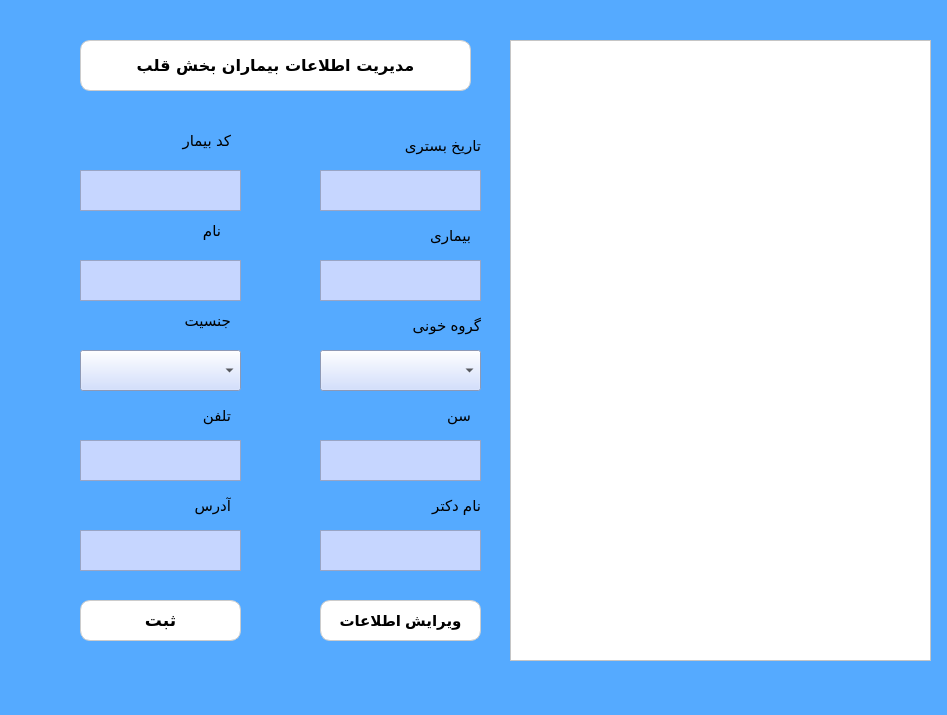
<?xml version="1.0" encoding="UTF-8"?>
<ui version="4.0">
 <class>MainWindow</class>
 <widget class="QMainWindow" name="MainWindow">
  <property name="geometry">
   <rect>
    <x>0</x>
    <y>0</y>
    <width>947</width>
    <height>715</height>
   </rect>
  </property>
  <property name="windowTitle">
   <string>اطلاعات بیماران</string>
  </property>
  <property name="styleSheet">
   <string notr="true">background-color: rgb(85, 170, 255);</string>
  </property>
  <widget class="QWidget" name="centralwidget">
   <widget class="QTextEdit" name="textEdit_code">
    <property name="geometry">
     <rect>
      <x>80</x>
      <y>170</y>
      <width>161</width>
      <height>41</height>
     </rect>
    </property>
    <property name="layoutDirection">
     <enum>Qt::RightToLeft</enum>
    </property>
    <property name="styleSheet">
     <string notr="true">color: rgb(0, 0, 0);
background-color: rgb(198, 214, 255);</string>
    </property>
   </widget>
   <widget class="QTextEdit" name="textEdit_address">
    <property name="geometry">
     <rect>
      <x>80</x>
      <y>530</y>
      <width>161</width>
      <height>41</height>
     </rect>
    </property>
    <property name="styleSheet">
     <string notr="true">color: rgb(0, 0, 0);
background-color: rgb(198, 214, 255);</string>
    </property>
   </widget>
   <widget class="QTextEdit" name="textEdit_phone">
    <property name="geometry">
     <rect>
      <x>80</x>
      <y>440</y>
      <width>161</width>
      <height>41</height>
     </rect>
    </property>
    <property name="styleSheet">
     <string notr="true">color: rgb(0, 0, 0);
background-color: rgb(198, 214, 255);</string>
    </property>
   </widget>
   <widget class="QTextEdit" name="textEdit_age">
    <property name="geometry">
     <rect>
      <x>320</x>
      <y>440</y>
      <width>161</width>
      <height>41</height>
     </rect>
    </property>
    <property name="styleSheet">
     <string notr="true">color: rgb(0, 0, 0);
background-color: rgb(198, 214, 255);</string>
    </property>
   </widget>
   <widget class="QTextEdit" name="textEdit_name">
    <property name="geometry">
     <rect>
      <x>80</x>
      <y>260</y>
      <width>161</width>
      <height>41</height>
     </rect>
    </property>
    <property name="styleSheet">
     <string notr="true">color: rgb(0, 0, 0);
background-color: rgb(198, 214, 255);</string>
    </property>
   </widget>
   <widget class="QLabel" name="label_code">
    <property name="geometry">
     <rect>
      <x>110</x>
      <y>130</y>
      <width>121</width>
      <height>21</height>
     </rect>
    </property>
    <property name="font">
     <font>
      <pointsize>11</pointsize>
     </font>
    </property>
    <property name="text">
     <string>کد بیمار</string>
    </property>
   </widget>
   <widget class="QLabel" name="label_phone">
    <property name="geometry">
     <rect>
      <x>110</x>
      <y>400</y>
      <width>121</width>
      <height>31</height>
     </rect>
    </property>
    <property name="font">
     <font>
      <pointsize>11</pointsize>
     </font>
    </property>
    <property name="text">
     <string>تلفن</string>
    </property>
   </widget>
   <widget class="QLabel" name="label_age">
    <property name="geometry">
     <rect>
      <x>350</x>
      <y>400</y>
      <width>121</width>
      <height>31</height>
     </rect>
    </property>
    <property name="font">
     <font>
      <pointsize>11</pointsize>
     </font>
    </property>
    <property name="text">
     <string>سن</string>
    </property>
   </widget>
   <widget class="QLabel" name="label_gender">
    <property name="geometry">
     <rect>
      <x>110</x>
      <y>310</y>
      <width>121</width>
      <height>21</height>
     </rect>
    </property>
    <property name="font">
     <font>
      <pointsize>11</pointsize>
     </font>
    </property>
    <property name="text">
     <string>جنسیت</string>
    </property>
   </widget>
   <widget class="QLabel" name="label_name">
    <property name="geometry">
     <rect>
      <x>100</x>
      <y>220</y>
      <width>121</width>
      <height>21</height>
     </rect>
    </property>
    <property name="font">
     <font>
      <pointsize>11</pointsize>
     </font>
    </property>
    <property name="text">
     <string>نام</string>
    </property>
   </widget>
   <widget class="QLabel" name="label_address">
    <property name="geometry">
     <rect>
      <x>100</x>
      <y>490</y>
      <width>131</width>
      <height>31</height>
     </rect>
    </property>
    <property name="font">
     <font>
      <pointsize>11</pointsize>
     </font>
    </property>
    <property name="styleSheet">
     <string notr="true"/>
    </property>
    <property name="text">
     <string>آدرس</string>
    </property>
   </widget>
   <widget class="QComboBox" name="comboBox_gender">
    <property name="geometry">
     <rect>
      <x>80</x>
      <y>350</y>
      <width>161</width>
      <height>41</height>
     </rect>
    </property>
    <property name="styleSheet">
     <string notr="true">color: rgb(0, 0, 0);
background-color: rgb(198, 214, 255);</string>
    </property>
   </widget>
   <widget class="QLabel" name="label_date">
    <property name="geometry">
     <rect>
      <x>350</x>
      <y>130</y>
      <width>131</width>
      <height>31</height>
     </rect>
    </property>
    <property name="font">
     <font>
      <pointsize>11</pointsize>
     </font>
    </property>
    <property name="text">
     <string>تاریخ بستری</string>
    </property>
   </widget>
   <widget class="QTextEdit" name="textEdit_date">
    <property name="geometry">
     <rect>
      <x>320</x>
      <y>170</y>
      <width>161</width>
      <height>41</height>
     </rect>
    </property>
    <property name="styleSheet">
     <string notr="true">color: rgb(0, 0, 0);
background-color: rgb(198, 214, 255);</string>
    </property>
   </widget>
   <widget class="QTextEdit" name="textEdit_dname">
    <property name="geometry">
     <rect>
      <x>320</x>
      <y>530</y>
      <width>161</width>
      <height>41</height>
     </rect>
    </property>
    <property name="styleSheet">
     <string notr="true">color: rgb(0, 0, 0);
background-color: rgb(198, 214, 255);</string>
    </property>
   </widget>
   <widget class="QLabel" name="label_dname">
    <property name="geometry">
     <rect>
      <x>350</x>
      <y>490</y>
      <width>131</width>
      <height>31</height>
     </rect>
    </property>
    <property name="font">
     <font>
      <pointsize>11</pointsize>
     </font>
    </property>
    <property name="text">
     <string>نام دکتر</string>
    </property>
   </widget>
   <widget class="QComboBox" name="comboBox_blood">
    <property name="geometry">
     <rect>
      <x>320</x>
      <y>350</y>
      <width>161</width>
      <height>41</height>
     </rect>
    </property>
    <property name="styleSheet">
     <string notr="true">color: rgb(0, 0, 0);
background-color: rgb(198, 214, 255);</string>
    </property>
   </widget>
   <widget class="QLabel" name="label_blood">
    <property name="geometry">
     <rect>
      <x>360</x>
      <y>310</y>
      <width>121</width>
      <height>31</height>
     </rect>
    </property>
    <property name="font">
     <font>
      <pointsize>11</pointsize>
     </font>
    </property>
    <property name="text">
     <string>گروه خونی</string>
    </property>
   </widget>
   <widget class="QPushButton" name="pushButton">
    <property name="geometry">
     <rect>
      <x>80</x>
      <y>600</y>
      <width>161</width>
      <height>41</height>
     </rect>
    </property>
    <property name="font">
     <font>
      <pointsize>13</pointsize>
      <weight>75</weight>
      <bold>true</bold>
     </font>
    </property>
    <property name="styleSheet">
     <string notr="true">QPushButton {
    background-color: rgb(255, 255, 255);
    border: 1px solid #ccc;
    border-radius: 10px;
    padding: 5px;
}

QPushButton:hover {
    background-color: rgb(0, 170, 0);
}
</string>
    </property>
    <property name="text">
     <string>ثبت</string>
    </property>
   </widget>
   <widget class="QLabel" name="manage_label">
    <property name="geometry">
     <rect>
      <x>80</x>
      <y>40</y>
      <width>391</width>
      <height>51</height>
     </rect>
    </property>
    <property name="font">
     <font>
      <family>110_Besmellah_1(MRT)</family>
      <pointsize>12</pointsize>
      <weight>75</weight>
      <italic>false</italic>
      <bold>true</bold>
     </font>
    </property>
    <property name="styleSheet">
     <string notr="true">QLabel {
    background-color: rgb(255, 255, 255);  /* یا همون #ffffff */
    border: 1px solid #ccc;
    border-radius: 10px;
    padding: 5px;
}
</string>
    </property>
    <property name="text">
     <string>مدیریت اطلاعات بیماران بخش قلب</string>
    </property>
    <property name="alignment">
     <set>Qt::AlignCenter</set>
    </property>
   </widget>
   <widget class="QTextEdit" name="textEdit_disease">
    <property name="geometry">
     <rect>
      <x>320</x>
      <y>260</y>
      <width>161</width>
      <height>41</height>
     </rect>
    </property>
    <property name="styleSheet">
     <string notr="true">color: rgb(0, 0, 0);
background-color: rgb(198, 214, 255);</string>
    </property>
   </widget>
   <widget class="QLabel" name="label_disease">
    <property name="geometry">
     <rect>
      <x>350</x>
      <y>220</y>
      <width>121</width>
      <height>31</height>
     </rect>
    </property>
    <property name="font">
     <font>
      <pointsize>11</pointsize>
     </font>
    </property>
    <property name="text">
     <string>بیماری</string>
    </property>
   </widget>
   <widget class="QPushButton" name="pushButton_edit">
    <property name="geometry">
     <rect>
      <x>320</x>
      <y>600</y>
      <width>161</width>
      <height>41</height>
     </rect>
    </property>
    <property name="font">
     <font>
      <pointsize>11</pointsize>
      <weight>75</weight>
      <bold>true</bold>
     </font>
    </property>
    <property name="styleSheet">
     <string notr="true">QPushButton {
    background-color: rgb(255, 255, 255);
    border: 1px solid #ccc;
    border-radius: 10px;
    padding: 5px;
}

QPushButton:hover {background-color: rgb(255, 0, 0);
}
</string>
    </property>
    <property name="text">
     <string>ویرایش اطلاعات</string>
    </property>
   </widget>
   <widget class="QTableWidget" name="tableWidget">
    <property name="geometry">
     <rect>
      <x>510</x>
      <y>40</y>
      <width>421</width>
      <height>621</height>
     </rect>
    </property>
    <property name="styleSheet">
     <string notr="true">background-color: rgb(255, 255, 255);</string>
    </property>
   </widget>
  </widget>
  <widget class="QMenuBar" name="menubar">
   <property name="geometry">
    <rect>
     <x>0</x>
     <y>0</y>
     <width>947</width>
     <height>26</height>
    </rect>
   </property>
  </widget>
  <widget class="QStatusBar" name="statusbar"/>
 </widget>
 <resources/>
 <connections/>
</ui>
